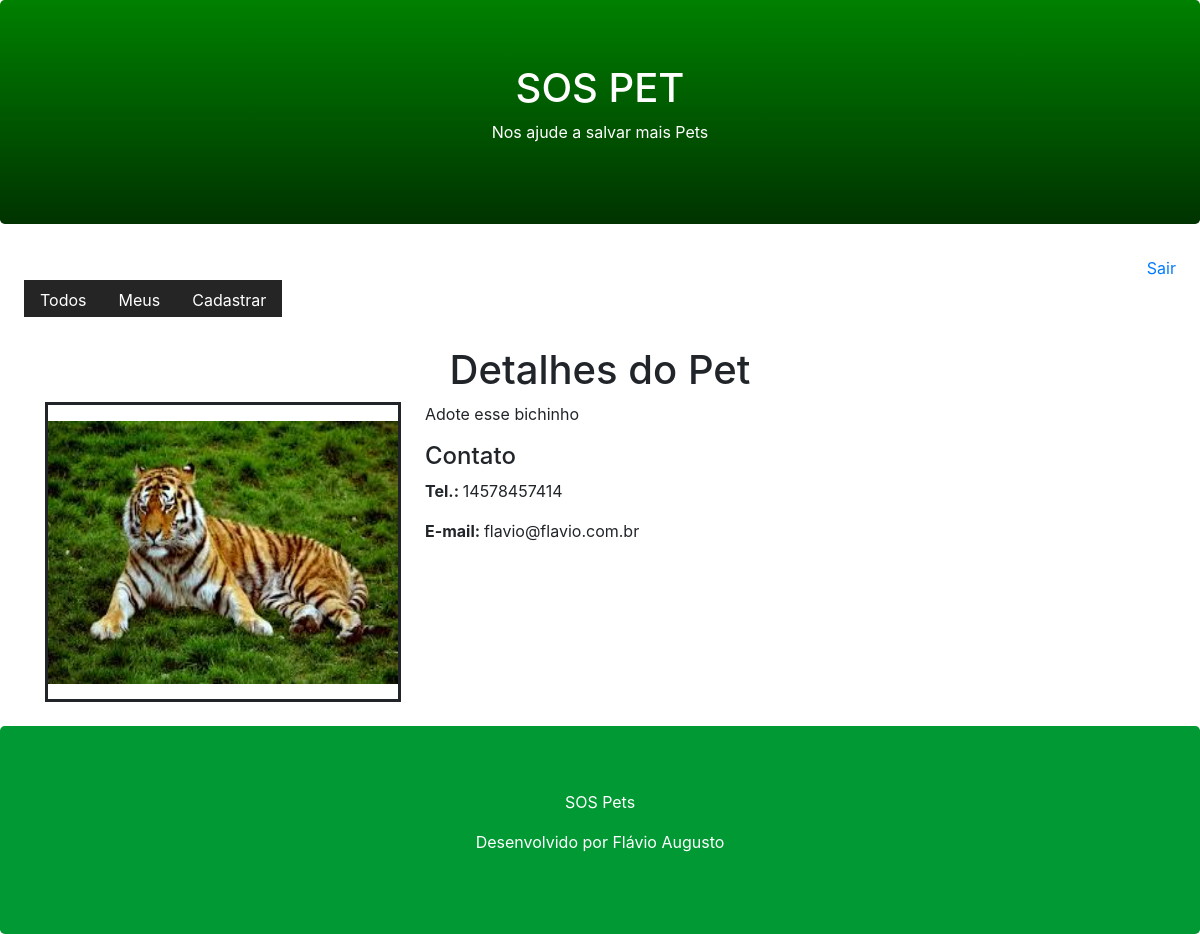
The page /pet/detail/2/ on the database its author committed.
### core/models.py (models this page shows, shortened)
class Pet(models.Model):
    cidade = models.CharField(max_length=100)
    descricao = models.TextField()
    fone = models.CharField(max_length=11)
    email = models.EmailField()
    data_registro = models.DateTimeField(auto_now_add=True)
    foto = models.ImageField(upload_to='pet')
    ativo = models.BooleanField(default=True)
    usuario = models.ForeignKey(User, on_delete=models.CASCADE)
    class Meta:
        db_table = 'pet'

### core/views.py (the view)
# urls.py: path('pet/detail/<id>/', views.pet_detail),
def pet_detail(request, id):
    pet = Pet.objects.get(ativo=True, id=id)
    return render(request, 'pet.html', {'pet':pet})

### core/templates/pet.html (shortened to what this page needs)
{% extends "model-page.html" %}
{% block content %}
<h1 class="text-center">Detalhes do Pet</h1>
<div class="container mp-4 mb-4">
    <div class="row">
        <div class="col-sm-4">
            <div style="bordrr-color: green; border-style: solid; width: 356px; height: 300px">
                <img src="{{ pet.foto.url }}" width="350" height="263" style="margin-top: 16px;">
            </div>
        </div>
        <div class="col-sm-8">
            <p>{{ pet.descricao }}</p>
            <h4>Contato</h4>
            <p><b>Tel.: </b>{{ pet.fone }}</p>
            <p><b>E-mail: </b>{{ pet.email }}</p>
        </div>
    </div>
</div>
{% endblock %}

### rows shown on the page
Pet: foto (picture), descricao "Adote esse bichinho", fone "14578457414", email "flavio@flavio.com.br"
